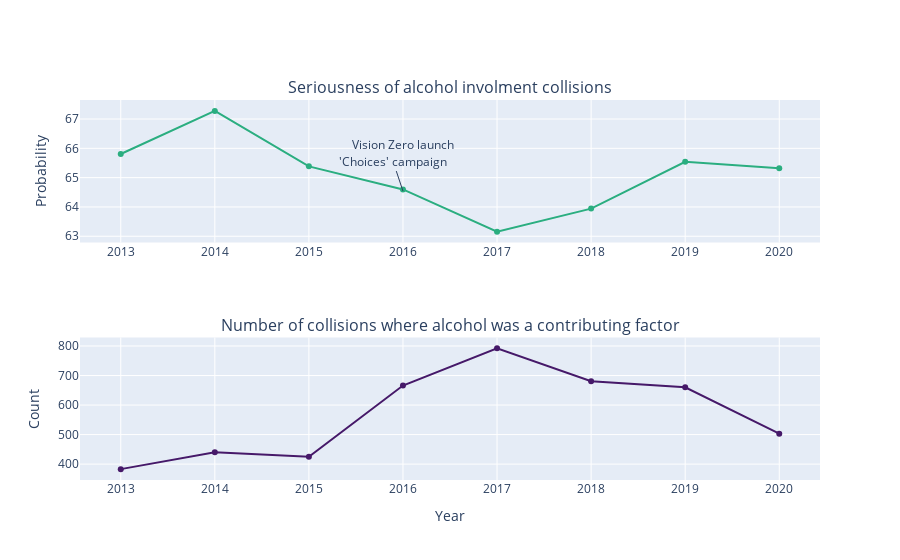

Notebook code for this chart:
### Markdown cell above
### Plot

### Code cell
fig = make_subplots(rows=2, cols=1,
                   subplot_titles=("Seriousness of alcohol involment collisions",
                                   "Number of collisions where alcohol was a contributing factor"))

# Plot probability
fig.add_trace(
    go.Scatter(x = df_temp33["Year"], 
               y = df_temp33["Probability of being either injuring or deadly"],
               line_color='#2bae80',
               name = " "),
    row=1,col=1,
)
fig.update_traces(
    hovertemplate="<br>".join([
        "Year: %{x}",
        "Probability of collision being either injuring or deadly given",
        "that alcohol involment was a contributing factor: %{y:.2f} %"]
    ),
)

# Plot count
fig.add_trace(
    go.Scatter(x = plot1["Year"], y = plot1["Number of collisions"],
               line_color='#461969',
    name = " "),
    row=2,col=1  
) 


# Add text
fig.add_annotation(x=2016, y=65.8,
            text="Vision Zero launch" ,
            showarrow=False,
            yshift=10)

fig.add_annotation(x=2016, y=64.2,
            text="'Choices' campaign" ,
            showarrow=True,
            yshift=10)

# Update x,y-axis properties
fig.update_xaxes(title_text="Year", row=2, col=1)
fig.update_yaxes(title_text="Probability", row=1, col=1)
fig.update_yaxes(title_text="Count", row=2, col=1)

fig.update_layout(showlegend=False)

fig.show()

### Figure 1 — Plotly figure (JSON) as saved in the notebook; plotly's stock layout.template omitted (floating-point values rounded to 4 significant figures)
{"data": [{"hovertemplate": "Year: %{x}<br>Probability of collision being either injuring or deadly given<br>that alcohol involment was a contributing factor: %{y:.2f} %", "line": {"color": "#2bae80"}, "name": " ", "type": "scatter", "x": [2013, 2014, 2015, 2016, 2017, 2018, 2019, 2020], "xaxis": "x", "y": [65.81, 67.28, 65.38, 64.6, 63.16, 63.94, 65.54, 65.32], "yaxis": "y"}, {"line": {"color": "#461969"}, "name": " ", "type": "scatter", "x": [2013, 2014, 2015, 2016, 2017, 2018, 2019, 2020], "xaxis": "x2", "y": [383, 440, 425, 666, 792, 681, 660, 503], "yaxis": "y2"}], "layout": {"annotations": [{"font": {"size": 16}, "showarrow": false, "text": "Seriousness of alcohol involment collisions", "x": 0.5, "xanchor": "center", "xref": "paper", "y": 1, "yanchor": "bottom", "yref": "paper"}, {"font": {"size": 16}, "showarrow": false, "text": "Number of collisions where alcohol was a contributing factor", "x": 0.5, "xanchor": "center", "xref": "paper", "y": 0.375, "yanchor": "bottom", "yref": "paper"}, {"showarrow": false, "text": "Vision Zero launch", "x": 2016, "y": 65.8, "yshift": 10}, {"showarrow": true, "text": "'Choices' campaign", "x": 2016, "y": 64.2, "yshift": 10}], "showlegend": false, "xaxis": {"anchor": "y", "domain": [0, 1]}, "xaxis2": {"anchor": "y2", "domain": [0, 1], "title": {"text": "Year"}}, "yaxis": {"anchor": "x", "domain": [0.625, 1], "title": {"text": "Probability"}}, "yaxis2": {"anchor": "x2", "domain": [0, 0.375], "title": {"text": "Count"}}}}
